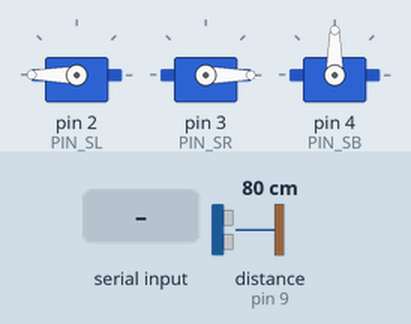
Simulated run of this sketch. Board: Arduino Uno, built with avr-gcc and run on an emulated ATmega328P. Shown: 3 × servo. Wiring (inferred from the names in the program): ultrasonic range finder: trigger pin 8; echo pin 9. Inputs (shaded band) come from the test bench; at power-on: distance to the obstacle (sensor on pin 9) 80 cm. The echo pulse lasts 58.3 µs per cm; what the sketch prints to the serial monitor is not drawn.

Above: at 1.2 s.
1.3 s: distance to the obstacle (sensor on pin 9) set to 22 cm
2.8 s: distance to the obstacle (sensor on pin 9) set to 18 cm
At 3.36 s:
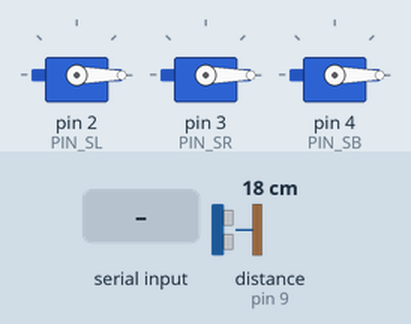
5.8 s: "BW 1\n" received over Serial
At 7.4 s:
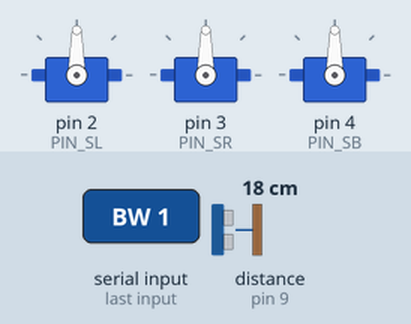
7.7 s: "RT 1\n" received over Serial
At 7.85 s:
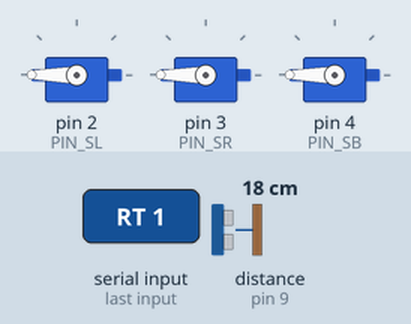
9.5 s: "TEST1\n" received over Serial
At 10.0 s:
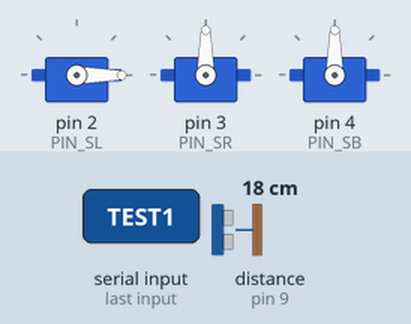
12.0 s: "FW 150\n" received over Serial
At 12.2 s:
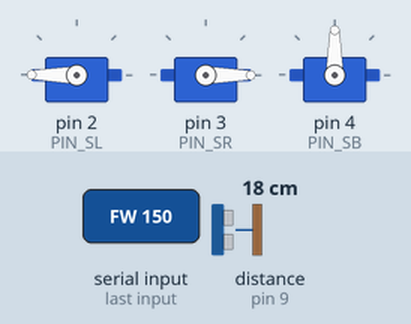
Timing chart, 0 to 16.0 s (numbered marks = the images above; inputs shaded):
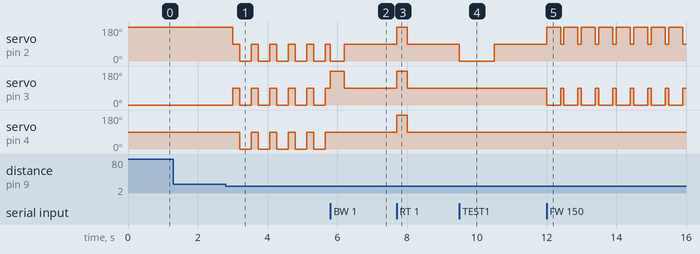

The sketch:

robot_cmd.ino
```cpp
/*
 * ============================================================
 *  RoboMate LH3 — 万向机器人（全向轮三轮）
 * ============================================================
 *  默认行为: 自动巡航前进，遇障左转约90°并重复检测
 *  协议: 115200 baud, {CMD} [N] + '\n'
 *  调试: 打开串口监视器(115200)可看到状态变化
 * ============================================================
 */

#include <Servo.h>

#define MAX_STEPS 20
#define ECHO_CMD  0

// ---------- 引脚 ----------
const int PIN_SL = 2;  // 左前轮
const int PIN_SR = 3;  // 右前轮
const int PIN_SB = 4;  // 后轮
const int TRIG_PIN = 8;
const int ECHO_PIN = 9;

Servo sL, sR, sB;

// ---------- 自动巡航状态机 ----------
// 状态: 0=巡航 1=转弯前停止 2=左转90度 3=转弯后停止并复测
int avoidPhase = 0;
unsigned long phaseStart = 0;
unsigned long lastScan = 0;
const unsigned long SCAN_INTERVAL = 300;
const int OBSTACLE_CM = 20;
const unsigned long OBSTACLE_STOP_MS = 200;
// 旧逻辑实测 1500ms 约等于 405°，90°约为333ms，这里取330ms。
const unsigned long TURN_90_MS = 330;
const unsigned long TURN_SETTLE_MS = 200;

void setup() {
    Serial.begin(115200);
    sL.attach(PIN_SL);
    sR.attach(PIN_SR);
    sB.attach(PIN_SB);
    pinMode(TRIG_PIN, OUTPUT);
    pinMode(ECHO_PIN, INPUT);
    stopAll();
    avoidPhase = 0;
    Serial.println("[万向] 启动，默认巡航前进");
}

void loop() {
    if (Serial.available()) {
        String line = Serial.readStringUntil('\n');
        line.trim();
        if (line.length() > 0) {
#if ECHO_CMD
            Serial.print("[LH3] "); Serial.println(line);
#endif
            handleCommand(line);
        }
    }
    runAutoCruise();
}

// ============================================================
// 命令解析
// ============================================================
void handleCommand(String line) {
    line.toUpperCase();
    String cmd = line;
    int steps = 1;
    int sp = line.indexOf(' ');
    if (sp > 0) {
        cmd = line.substring(0, sp);
        steps = line.substring(sp + 1).toInt();
    }
    if (steps < 1) steps = 1;
    if (steps > MAX_STEPS) steps = MAX_STEPS;

    stopAll();
    avoidPhase = 99;  // 暂停自动巡航

    if      (cmd == "FW")   forwardSteps(steps);
    else if (cmd == "BW")   backwardSteps(steps);
    else if (cmd == "LT")   turnLeftSteps(steps);
    else if (cmd == "RT")   turnRightSteps(steps);
    else if (cmd == "ROT")  rotateSteps(steps);
    else if (cmd == "HOME") { Serial.println("[状态] 停止"); }
    else if (cmd == "STOP") { Serial.println("[状态] 停止"); }
    else if (cmd == "TEST1") { sL.write(0); delay(1000); sL.write(90); }
    else if (cmd == "TEST2") { sR.write(0); delay(1000); sR.write(90); }
    else if (cmd == "TEST3") { sB.write(0); delay(1000); sB.write(90); }
    else if (cmd == "START") { avoidPhase = 0; lastScan = millis(); Serial.println("[状态] 恢复巡航"); }
    else { Serial.println("[状态] 未知命令，暂停巡航"); }
}

// ============================================================
// 自动巡航（带明显停顿的避障序列）
// ============================================================
void runAutoCruise() {
    unsigned long now = millis();

    if (avoidPhase == 0) {
        // ---------- 巡航前进 ----------
        if (now - lastScan >= SCAN_INTERVAL) {
            lastScan = now;
            int d = getDistance();
            if (d > 0 && d < OBSTACLE_CM) {
                Serial.print("[避障] 检测到障碍，距离="); Serial.print(d); Serial.println("cm");
                avoidPhase = 1;
                phaseStart = now;
            }
        }
        moveForward();
    }
    else if (avoidPhase == 3) {
        // 转弯后先停稳，再测量前方；仍有障碍就继续左转90度。
        stopAll();
        if (now - phaseStart >= TURN_SETTLE_MS) {
            int checkDistance = getDistance();
            if (checkDistance > 0 && checkDistance < OBSTACLE_CM) {
                Serial.println("[avoid] still blocked, turn left 90 again");
                avoidPhase = 2;
                phaseStart = now;
            } else {
                Serial.println("[avoid] path clear, resume forward");
                avoidPhase = 0;
                lastScan = now;
            }
        }
    }
    else if (avoidPhase >= 1 && avoidPhase <= 2) {
        // ---------- 避障序列 ----------
        unsigned long t = now - phaseStart;

        switch (avoidPhase) {
            case 1:  // 阶段1: 急停 200ms
                stopAll();
                if (t >= OBSTACLE_STOP_MS) {
                    Serial.println("[避障] 开始后退");
                    avoidPhase = 2;
                    phaseStart = now;
                }
                break;

            case 2:  // 阶段2: 后退 1000ms
                moveTurnLeft();
                if (t >= TURN_90_MS) {
                    Serial.println("[避障] 后退完成，准备左转");
                    avoidPhase = 3;
                    phaseStart = now;
                }
                break;

            case 3:  // 阶段3: 停 200ms
                stopAll();
                if (t >= 200) {
                    Serial.println("[避障] 开始左转");
                    avoidPhase = 4;
                    phaseStart = now;
                }
                break;

            case 4:  // 阶段4: 原地左转 1500ms
                moveTurnLeft();
                if (t >= 1500) {
                    Serial.println("[避障] 左转完成，恢复巡航");
                    avoidPhase = 5;
                    phaseStart = now;
                }
                break;

            case 5:  // 阶段5: 停 200ms
                stopAll();
                if (t >= 200) {
                    avoidPhase = 0;
                    lastScan = now;
                    Serial.println("[状态] 恢复巡航前进");
                }
                break;
        }
    }
    else if (avoidPhase == 99) {
        // 暂停状态（收到手动命令后）
        stopAll();
    }
}

// ============================================================
// 基础运动（按实测数据）
// ============================================================

// 前进: D2反(180), D3正(0), D4停(90)
void moveForward() {
    sL.write(180);
    sR.write(0);
    sB.write(90);
}

// 后退: D2正(0), D3反(180), D4停(90)
void moveBackward() {
    sL.write(0);
    sR.write(180);
    sB.write(90);
}

// 原地左转(逆时针): D2/D3/D4都正(0)
void moveTurnLeft() {
    sL.write(0);
    sR.write(0);
    sB.write(0);
}

// 原地右转(顺时针): D2/D3/D4都反(180)
void moveTurnRight() {
    sL.write(180);
    sR.write(180);
    sB.write(180);
}

void stopAll() {
    sL.write(90);
    sR.write(90);
    sB.write(90);
}

// ============================================================
// 步进式命令
// ============================================================
void forwardSteps(int n) {
    for (int i = 0; i < n; i++) {
        moveForward(); delay(400);
        stopAll();     delay(100);
    }
}
void backwardSteps(int n) {
    for (int i = 0; i < n; i++) {
        moveBackward(); delay(400);
        stopAll();      delay(100);
    }
}
void turnLeftSteps(int n) {
    for (int i = 0; i < n; i++) {
        moveTurnLeft(); delay(300);
        stopAll();      delay(100);
    }
}
void turnRightSteps(int n) {
    for (int i = 0; i < n; i++) {
        moveTurnRight(); delay(300);
        stopAll();       delay(100);
    }
}
void rotateSteps(int n) {
    for (int i = 0; i < n; i++) {
        moveTurnLeft(); delay(300);
        stopAll();      delay(100);
    }
}

// ============================================================
// 传感器
// ============================================================
int getDistance() {
    digitalWrite(TRIG_PIN, LOW);  delayMicroseconds(2);
    digitalWrite(TRIG_PIN, HIGH); delayMicroseconds(10);
    digitalWrite(TRIG_PIN, LOW);
    long dur = pulseIn(ECHO_PIN, HIGH, 30000);
    if (dur == 0) return 999;
    return (int)(dur * 0.034 / 2);
}
```

Measured:
- the behaviour switches between 21 and 20 cm on distance to the obstacle (sensor on pin 9) (found by bisection; images 0 and 1)
- after the input at 1.3 s, every drawn part: stays the same
- after the input at 2.8 s, servo on pin 2 (PIN_SL), servo on pin 3 (PIN_SR): alternates 90° for 0.20 s and 0° for 0.33 s, starting after 0.20 s; servo on pin 4 (PIN_SB): alternates 90° for 0.20 s and 0° for 0.33 s, starting after 0.40 s
- after the input at 5.8 s, servo on pin 4 (PIN_SB): stops changing and stays 90°
- after the input at 7.7 s, servo on pin 2 (PIN_SL), servo on pin 3 (PIN_SR), servo on pin 4 (PIN_SB): 90° → 180° at once, → 90° 0.30 s later
- after the input at 9.5 s, servo on pin 2 (PIN_SL): 90° → 0° at once, → 90° 1.0 s later
- after the input at 12.0 s, servo on pin 2 (PIN_SL): alternates 180° for 0.40 s and 90° for 0.10 s, starting at once; servo on pin 3 (PIN_SR): alternates 90° for 0.10 s and 0° for 0.40 s, starting at once
